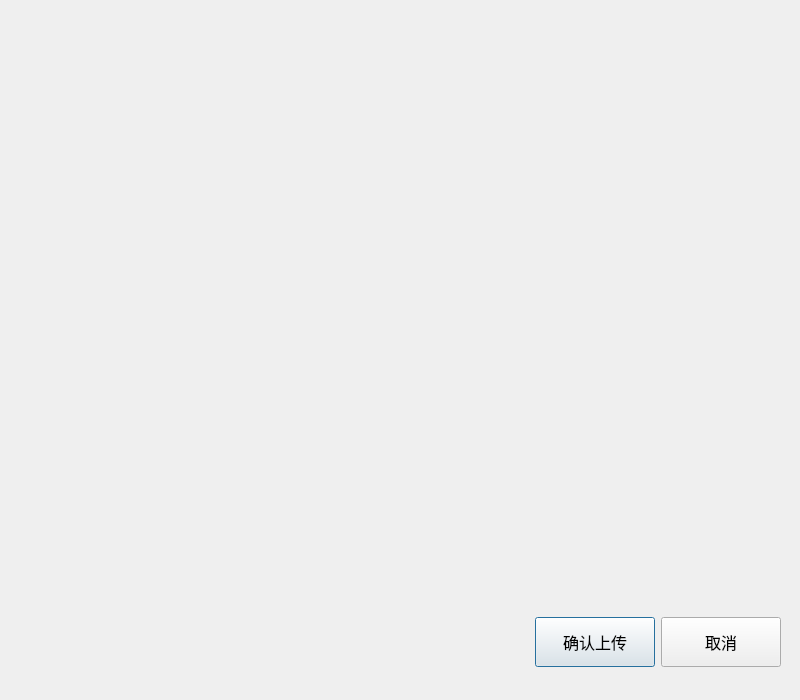
<?xml version="1.0" encoding="UTF-8"?>
<ui version="4.0">
 <class>ImageTransfer</class>
 <widget class="QDialog" name="ImageTransfer">
  <property name="geometry">
   <rect>
    <x>0</x>
    <y>0</y>
    <width>800</width>
    <height>700</height>
   </rect>
  </property>
  <property name="minimumSize">
   <size>
    <width>800</width>
    <height>700</height>
   </size>
  </property>
  <property name="windowTitle">
   <string>Dialog</string>
  </property>
  <layout class="QVBoxLayout" name="verticalLayout" stretch="6,1">
   <property name="spacing">
    <number>10</number>
   </property>
   <property name="leftMargin">
    <number>10</number>
   </property>
   <property name="topMargin">
    <number>10</number>
   </property>
   <property name="rightMargin">
    <number>10</number>
   </property>
   <property name="bottomMargin">
    <number>10</number>
   </property>
   <item>
    <widget class="QLabel" name="Imagelabel">
     <property name="text">
      <string/>
     </property>
     <property name="scaledContents">
      <bool>true</bool>
     </property>
    </widget>
   </item>
   <item>
    <widget class="QWidget" name="widget" native="true">
     <layout class="QHBoxLayout" name="horizontalLayout">
      <item>
       <spacer name="horizontalSpacer">
        <property name="orientation">
         <enum>Qt::Horizontal</enum>
        </property>
        <property name="sizeHint" stdset="0">
         <size>
          <width>40</width>
          <height>20</height>
         </size>
        </property>
       </spacer>
      </item>
      <item>
       <widget class="QPushButton" name="SureButton">
        <property name="minimumSize">
         <size>
          <width>120</width>
          <height>50</height>
         </size>
        </property>
        <property name="font">
         <font>
          <family>微软雅黑</family>
          <pointsize>12</pointsize>
         </font>
        </property>
        <property name="text">
         <string>确认上传</string>
        </property>
       </widget>
      </item>
      <item>
       <widget class="QPushButton" name="CancelButton">
        <property name="minimumSize">
         <size>
          <width>120</width>
          <height>50</height>
         </size>
        </property>
        <property name="font">
         <font>
          <family>微软雅黑</family>
          <pointsize>12</pointsize>
         </font>
        </property>
        <property name="text">
         <string>取消</string>
        </property>
       </widget>
      </item>
     </layout>
    </widget>
   </item>
  </layout>
 </widget>
 <resources/>
 <connections/>
</ui>
